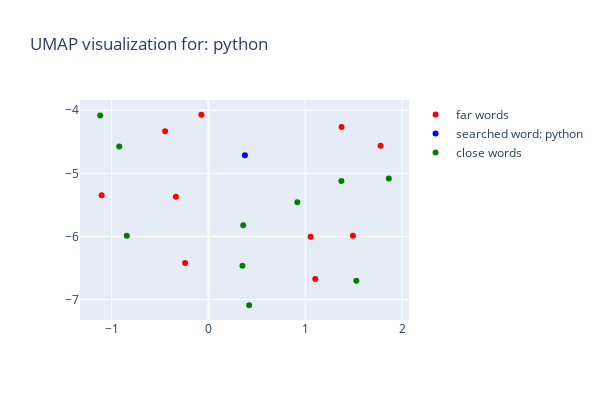
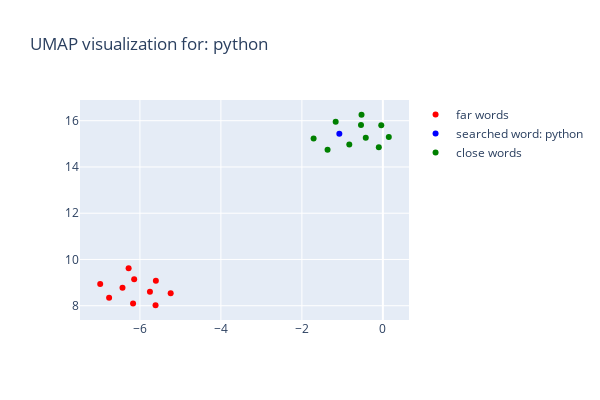

Here is the notebook cell these charts were saved with, in order:
### Code cell
# Plots 10 closest word (blue) and the 11th- 20th closest words (green)
umapscatterplot(w2v_model, "python", [t[0] for t in w2v_model.wv.most_similar(positive=["python"], topn=20)][10:])

# Plots 10 closest word (blue) and the 10 most distant words (green)
umapscatterplot(w2v_model, 'python', [i[0] for i in w2v_model.wv.most_similar(negative=["python"])])

### Figure 1 — Plotly figure (JSON) as saved in the notebook; plotly's stock layout.template omitted (floating-point values rounded to 4 significant figures)
{"data": [{"marker": {"color": ["red", "red", "red", "red", "red", "red", "red", "red", "red", "red"]}, "mode": "markers", "name": "far words", "text": ["programing", "bash", "experience", "sas", "languages", "pyspark", "spark", "rpython", "sqlbased", "advanced"], "textposition": "top center", "type": "scatter", "x": [1.492, 1.104, -0.07333, -1.104, 1.055, 1.375, 1.778, -0.2414, -0.3368, -0.4477], "y": [-5.991, -6.675, -4.072, -5.346, -6.006, -4.265, -4.565, -6.422, -5.371, -4.332]}, {"marker": {"color": ["blue"]}, "mode": "markers", "name": "searched word: python", "text": ["python"], "textposition": "top center", "type": "scatter", "x": [0.3767], "y": [-4.715]}, {"marker": {"color": ["green", "green", "green", "green", "green", "green", "green", "green", "green", "green"]}, "mode": "markers", "name": "close words", "text": ["r", "sql", "pythonr", "scala", "java", "using", "pythonexperience", "programming", "scripting", "matlab"], "textposition": "top center", "type": "scatter", "x": [-0.8437, -1.119, 0.4203, 1.863, 1.373, -0.9218, 0.3512, 0.9182, 1.527, 0.3591], "y": [-5.988, -4.082, -7.091, -5.082, -5.124, -4.575, -6.466, -5.459, -6.702, -5.822]}], "layout": {"height": 400, "title": {"text": "UMAP visualization for: python"}, "width": 600, "xaxis": {"autorange": true, "range": [-1.329, 2.074], "title": {"text": ""}, "type": "linear"}, "yaxis": {"autorange": true, "range": [-7.325, -3.838], "title": {"text": ""}, "type": "linear"}}}

### Figure 2 — Plotly figure (JSON) as saved in the notebook; plotly's stock layout.template omitted (floating-point values rounded to 4 significant figures)
{"data": [{"marker": {"color": ["red", "red", "red", "red", "red", "red", "red", "red", "red", "red"]}, "mode": "markers", "name": "far words", "text": ["businessour", "rico", "deportes", "relief", "vegas", "workplace”", "puerto", "violence", "courts", "crh"], "textposition": "top center", "type": "scatter", "x": [-6.981, -5.614, -5.24, -6.43, -6.279, -6.142, -5.606, -6.169, -6.761, -5.752], "y": [8.935, 8.021, 8.542, 8.773, 9.619, 9.148, 9.076, 8.092, 8.342, 8.607]}, {"marker": {"color": ["blue"]}, "mode": "markers", "name": "searched word: python", "text": ["python"], "textposition": "top center", "type": "scatter", "x": [-1.075], "y": [15.44]}, {"marker": {"color": ["green", "green", "green", "green", "green", "green", "green", "green", "green", "green"]}, "mode": "markers", "name": "close words", "text": ["r", "sql", "pythonr", "scala", "java", "using", "pythonexperience", "programming", "scripting", "matlab"], "textposition": "top center", "type": "scatter", "x": [-0.4218, 0.1466, -0.03947, -1.71, -1.366, -0.1, -0.5398, -1.165, -0.527, -0.8292], "y": [15.26, 15.3, 15.81, 15.24, 14.75, 14.85, 15.81, 15.96, 16.26, 14.97]}], "layout": {"height": 400, "title": {"text": "UMAP visualization for: python"}, "width": 600, "xaxis": {"autorange": true, "range": [-7.483, 0.6495], "title": {"text": ""}, "type": "linear"}, "yaxis": {"autorange": true, "range": [7.383, 16.9], "title": {"text": ""}, "type": "linear"}}}
